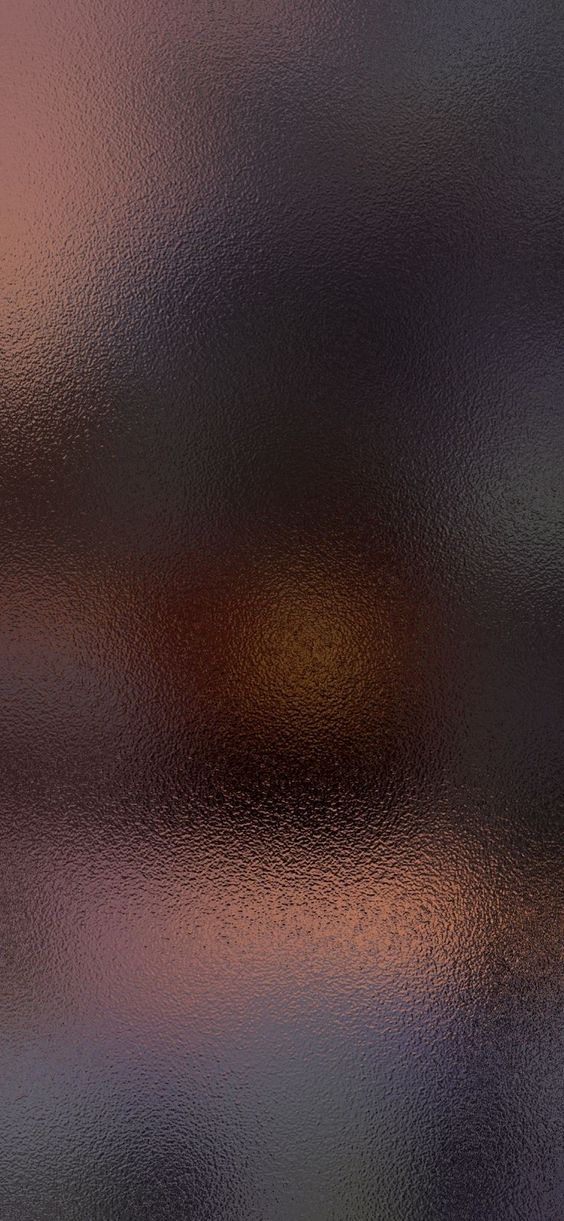
#> input picture teh zrenie/pr1/Img/S1.jpg, 564 x 1221 px, found by its file name
$ python pr1.py
#> lines starting #> are read from the running program, lines starting #| are printed output that depends on the picture
import cv2
import numpy as np

#Считывание исходных изображений

#С маленьким количеством деталей
S1 = cv2.imread('img/S1.jpg')
#> S1 is the input picture: shape (1221, 564, 3); mean B, G, R 55.7, 54.3, 72.3
S2 = cv2.imread('img/S2.jpg')
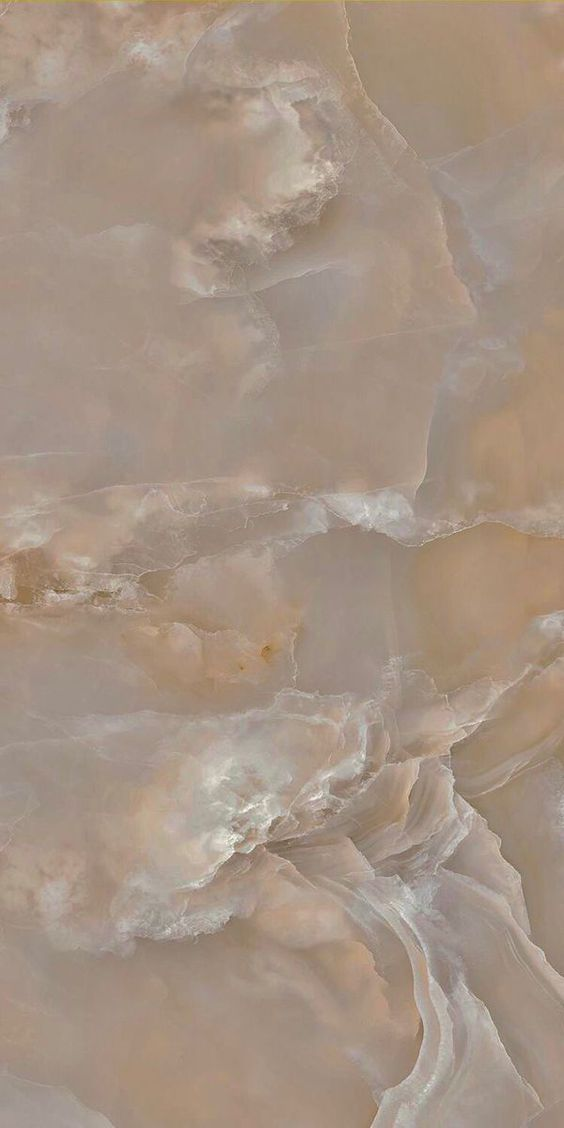
#> input picture teh zrenie/pr1/Img/S2.jpg, 564 x 1128 px, found by its file name
#> S2 is the input picture: shape (1128, 564, 3); mean B, G, R 131.7, 146.8, 165.5
S3 = cv2.imread('img/S3.jpg')
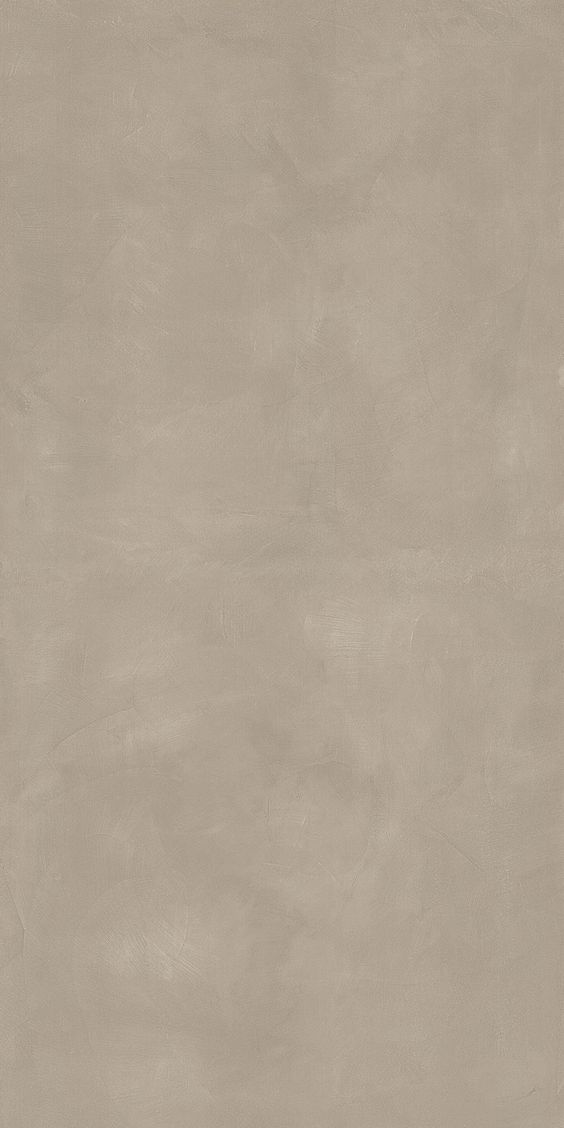
#> input picture teh zrenie/pr1/Img/S3.jpg, 564 x 1128 px, found by its file name
#> S3 is the input picture: shape (1128, 564, 3); mean B, G, R 146.7, 162.7, 175.5
#С средним количеством деталей
M1 = cv2.imread('img/M1.jpg')
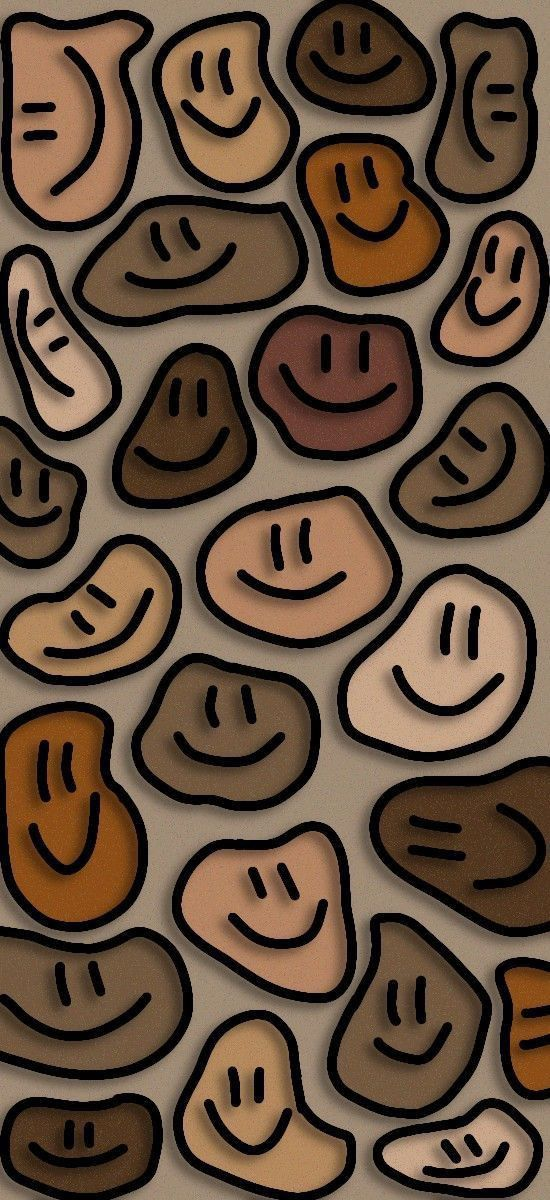
#> input picture teh zrenie/pr1/Img/M1.jpg, 550 x 1200 px, found by its file name
#> M1 is the input picture: shape (1200, 550, 3); mean B, G, R 61.2, 78.9, 100.5
M2 = cv2.imread('img/M2.jpg')
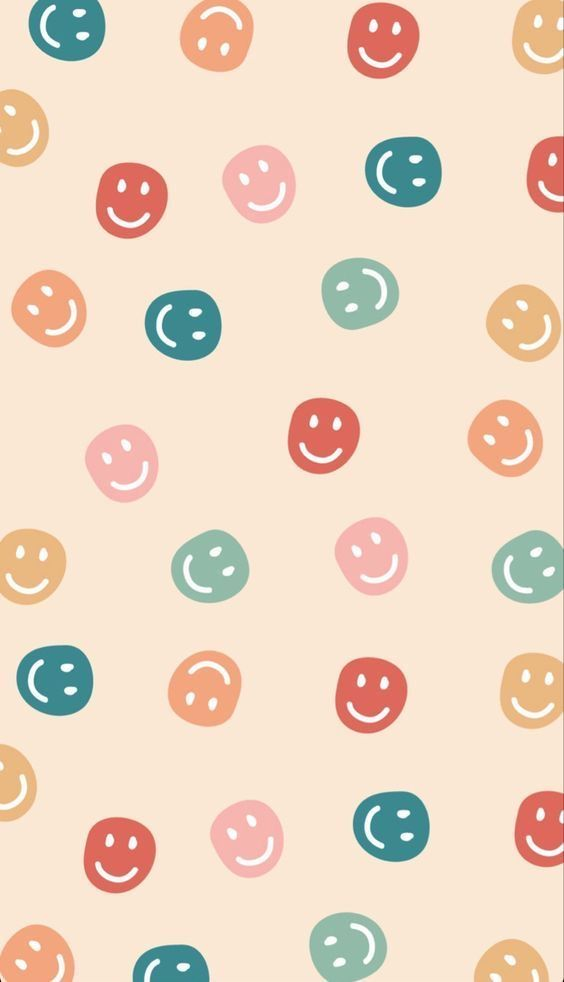
#> input picture teh zrenie/pr1/Img/M2.jpg, 564 x 982 px, found by its file name
#> M2 is the input picture: shape (982, 564, 3); mean B, G, R 196.5, 216, 237
M3 = cv2.imread('img/M3.jpg')
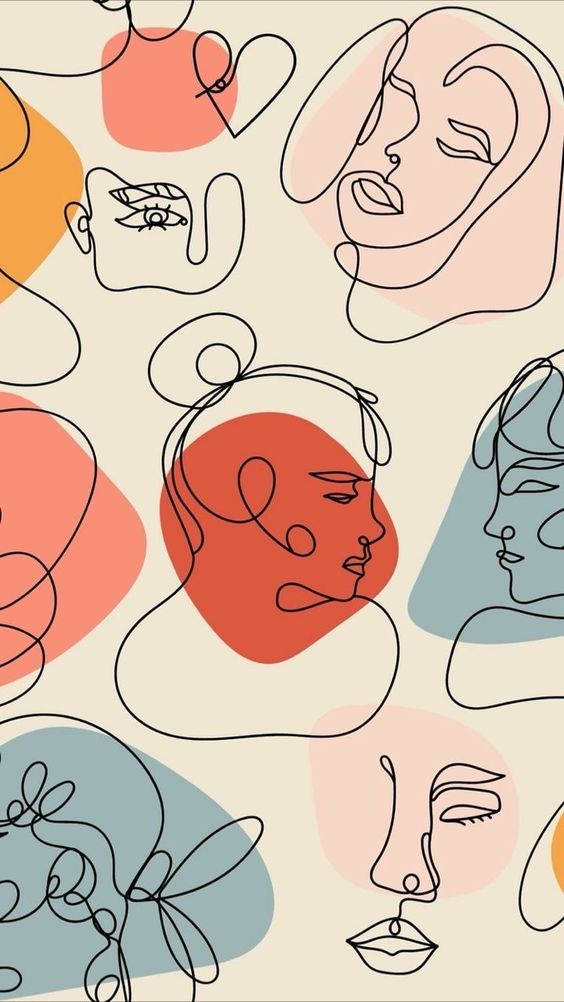
#> input picture teh zrenie/pr1/Img/M3.jpg, 564 x 1002 px, found by its file name
#> M3 is the input picture: shape (1002, 564, 3); mean B, G, R 172.7, 189.9, 214.2
#С большим количеством деталей
L1 = cv2.imread('img/L1.jpg')
L2 = cv2.imread('img/L2.jpg')
L3 = cv2.imread('img/L3.jpg')

#Функции искажения

#Функция размытия изображения
def blur_img(image, kernel_size=(5, 5)):
#> called with kernel_size = (5, 5)
    return cv2.blur(image, kernel_size)

#Применения функции размытия к изображениям
S1_blur, S2_blur, S3_blur = blur_img(S1), blur_img(S2), blur_img(S3)
M1_blur, M2_blur, M3_blur = blur_img(M1), blur_img(M2), blur_img(M3)
#> in blur_img (call 6), `return cv2.blur(image, kernel_size)`:
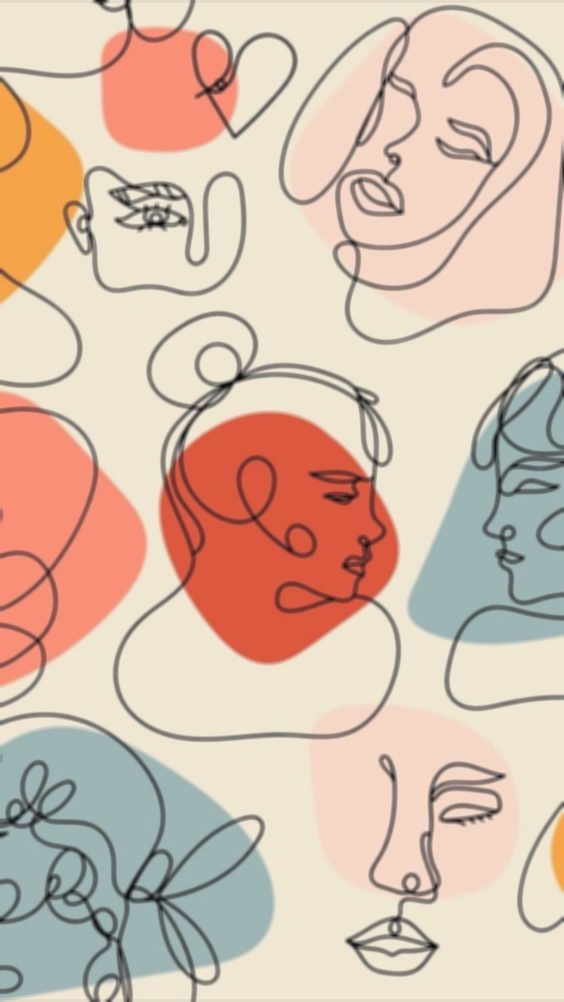
#> returned value: shape (1002, 564, 3); mean of channels 0, 1, 2 172.8, 189.9, 214.3; drawn as B, G, R
#> (the run stopped early here; a loop or call above may not have finished)
